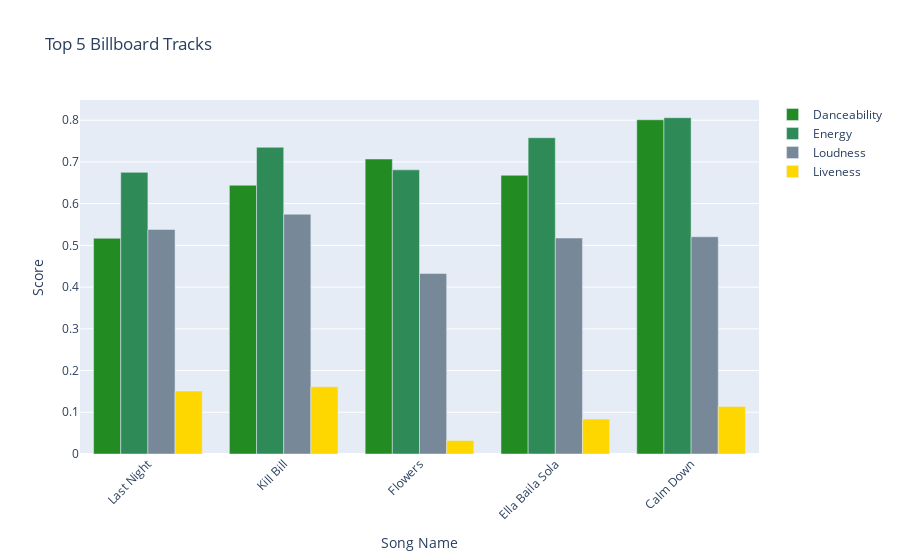

Source (notebook cell):
### Markdown cell above
## Analysis & Modeling

### Code cell
import plotly.graph_objects as go
import plotly.io as pio


fig = go.Figure()
colors = ['forestgreen', 'seagreen','lightslategrey', 'gold']

for idx in range(len(songs_df.columns[2:-2])):
    fig.add_trace(go.Bar(x=songs_df.head(5)['Song'], y=songs_df.head(5)[songs_df.columns[2:-2][idx]],
                        base=0,
                        marker_color=colors[idx],
                        name=songs_df.columns[2:-2][idx]))

fig.update_layout(title='Top 5 Billboard Tracks',
                  yaxis_title='Score',
                  xaxis=dict(title='Song Name', tickangle=-45),
                  xaxis2=dict(title='Artist Name', tickangle=-45,
                              overlaying='x', side='bottom'))

fig.show()
pio.write_image(fig, 'figure.png')

### Figure 1 — Plotly figure (JSON) as saved in the notebook; plotly's stock layout.template omitted (floating-point values rounded to 4 significant figures)
{"data": [{"base": 0, "marker": {"color": "forestgreen"}, "name": "Danceability", "type": "bar", "x": ["Last Night", "Kill Bill", "Flowers", "Ella Baila Sola", "Calm Down"], "y": [0.517, 0.644, 0.707, 0.668, 0.801]}, {"base": 0, "marker": {"color": "seagreen"}, "name": "Energy", "type": "bar", "x": ["Last Night", "Kill Bill", "Flowers", "Ella Baila Sola", "Calm Down"], "y": [0.675, 0.735, 0.681, 0.758, 0.806]}, {"base": 0, "marker": {"color": "lightslategrey"}, "name": "Loudness", "type": "bar", "x": ["Last Night", "Kill Bill", "Flowers", "Ella Baila Sola", "Calm Down"], "y": [0.5382, 0.5747, 0.4325, 0.5176, 0.5206]}, {"base": 0, "marker": {"color": "gold"}, "name": "Liveness", "type": "bar", "x": ["Last Night", "Kill Bill", "Flowers", "Ella Baila Sola", "Calm Down"], "y": [0.151, 0.161, 0.0322, 0.0837, 0.114]}], "layout": {"title": {"text": "Top 5 Billboard Tracks"}, "xaxis": {"tickangle": -45, "title": {"text": "Song Name"}}, "xaxis2": {"overlaying": "x", "side": "bottom", "tickangle": -45, "title": {"text": "Artist Name"}}, "yaxis": {"title": {"text": "Score"}}}}
